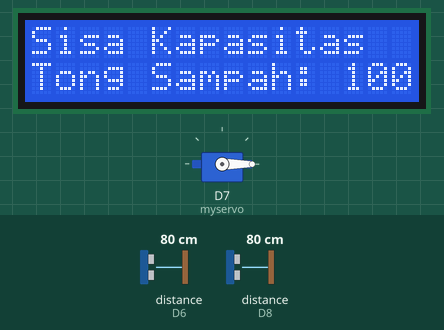
Simulated run of this sketch. Board: ESP8266 (NodeMCU). On the bench: 16×2 character LCD, servo. Wiring (inferred from the names in the program): 2 × ultrasonic range finder: trigger D4, echo D8 / trigger D5, echo D6. The test bench sets the inputs (shaded band); at power-on: distance to the obstacle (sensors on D8, D6) 80 cm. The echo pulse lasts 58.3 µs per cm; WiFi joins after 1.5 s; servers stay silent unless stated; the audio player accepts every command and is not drawn; what the sketch prints to the serial monitor is not drawn.

Above: at 3.2 s.
3.3 s: distance to the obstacle (sensor on D8) set to 13 cm
4.9 s: distance to the obstacle (sensor on D8) set to 10 cm
At 6.7 s:
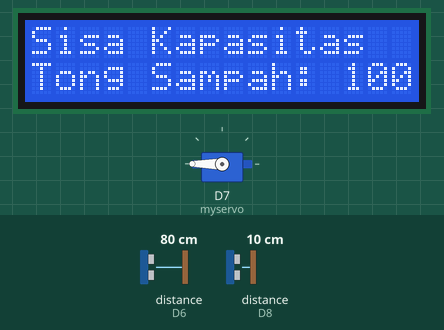
Timing chart, 0 to 8.2 s (numbered marks = the images above; inputs shaded):
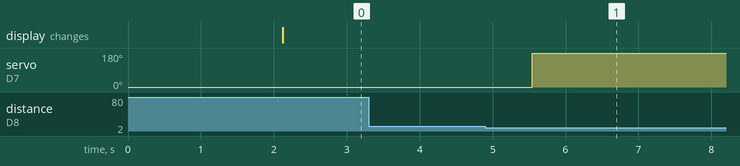

Measured:
- the behaviour switches between 12 and 11 cm on distance to the obstacle (sensor on D8) (found by bisection; images 0 and 1)
- after the input at 3.3 s, every drawn part: stays the same
- after the input at 4.9 s, servo on D7 (myservo): 0° → 180° after 0.64 s

The sketch:

Final-Project-Indobot-Academy.ino
```cpp
#include <Servo.h>
#include <SoftwareSerial.h>
#include <DFRobotDFPlayerMini.h>
#include <Wire.h>
#include <LiquidCrystal_I2C.h>
#include <ESP8266WiFi.h>
#include <FirebaseESP8266.h>
#include <WiFiManager.h>         // https://github.com/tzapu/WiFiManager

// Sensor ultrasonik 1
const int trigPin1 = D4; // Trigger pin untuk sensor 1
const int echoPin1 = D8; // Echo pin untuk sensor 1

// Sensor ultrasonik 2
const int trigPin2 = D5; // Trigger pin untuk sensor 2
const int echoPin2 = D6; // Echo pin untuk sensor 2

// DFPlayer setup
SoftwareSerial mySoftwareSerial(D2, D1); // RX, TX
DFRobotDFPlayerMini myDFPlayer;

// LCD setup
LiquidCrystal_I2C lcd(0x27, 16, 2); // I2C address 0x27

long duration1;
int US1;
long duration2;
int US2;

#define MAX_DISTANCE 50
Servo myservo;

// Isikan sesuai pada Firebase
#define FIREBASE_HOST "proyek-akhir-7d1ac-default-rtdb.firebaseio.com"
#define FIREBASE_AUTH "8HIRc32AbTvQ4mfryPL4cLvcUlzfMGR4gSK4DuCt"

// Mendeklarasikan objek data dari FirebaseESP8266
FirebaseData firebaseData;
FirebaseAuth auth;
FirebaseConfig config;

void setup_wifi() {
    // WiFi.mode(WIFI_STA); // explicitly set mode, esp defaults to STA+AP
    // it is a good practice to make sure your code sets wifi mode how you want it.

    // put your setup code here, to run once:
    //Serial.begin(115200);

    //WiFiManager, Local intialization. Once its business is done, there is no need to keep it around
    WiFiManager wm;

    // reset settings - wipe stored credentials for testing
    // these are stored by the esp library
    // wm.resetSettings();

    // Automatically connect using saved credentials,
    // if connection fails, it starts an access point with the specified name ( "AutoConnectAP"),
    // if empty will auto generate SSID, if password is blank it will be anonymous AP (wm.autoConnect())
    // then goes into a blocking loop awaiting configuration and will return success result

    bool res;
    // res = wm.autoConnect(); // auto generated AP name from chipid
    // res = wm.autoConnect("AutoConnectAP"); // anonymous ap
    res = wm.autoConnect("WISEBIN.CO","indobotacademy"); // password protected ap

    if(!res) {
        Serial.println("Failed to connect");
        // ESP.restart();
    }
    else {
        //if you get here you have connected to the WiFi
        Serial.println("connected...yeey :)");
    }

}

void setup() {
  Serial.begin(115200);
  //********** CHANGE PIN FUNCTION  TO GPIO **********
  //GPIO 1 (TX) swap the pin to a GPIO.
  pinMode(1, FUNCTION_3);
  //GPIO 3 (RX) swap the pin to a GPIO.
  pinMode(3, FUNCTION_3);
  //***
  Wire.begin(3,1);
  lcd.init();
  lcd.backlight();
  // Set up ultrasonic sensor pins
  pinMode(trigPin1, OUTPUT);
  pinMode(echoPin1, INPUT);
  pinMode(trigPin2, OUTPUT);
  pinMode(echoPin2, INPUT);
  myservo.attach(D7);
  myservo.write(0);
  mySoftwareSerial.begin(9600);
    if (!myDFPlayer.begin(mySoftwareSerial)) {
      Serial.println("Unable to begin:");
      Serial.println("1. Please recheck the connection!");
      Serial.println("2. Please insert the SD card!");
      while (true); // Stop execution
    }
    myDFPlayer.volume(30);

  Serial.println("Setup Complete");
  setup_wifi();

  // Konfigurasi Firebase
  config.host = FIREBASE_HOST;
  config.signer.tokens.legacy_token = FIREBASE_AUTH;

  Firebase.reconnectWiFi(true);
  Firebase.begin(&config, &auth);
}

void loop() {
  // Read ultrasonic sensor 1
  digitalWrite(trigPin1, LOW);
  delayMicroseconds(2);
  digitalWrite(trigPin1, HIGH);
  delayMicroseconds(10);
  digitalWrite(trigPin1, LOW);
  duration1 = pulseIn(echoPin1, HIGH);
  US1 = duration1 * 0.034 / 2;

  // Read ultrasonic sensor 2
  digitalWrite(trigPin2, LOW);
  delayMicroseconds(2);
  digitalWrite(trigPin2, HIGH);
  delayMicroseconds(10);
  digitalWrite(trigPin2, LOW);
  duration2 = pulseIn(echoPin2, HIGH);
  US2 = duration2 * 0.034 / 2;

  // Cap US2 at MAX_DISTANCE
  if (US2 > MAX_DISTANCE) {
    US2 = MAX_DISTANCE;
  }

  // Calculate percentage
  int persentase = (US2 / (float)MAX_DISTANCE) * 100;

  // Print readings to Serial Monitor for debugging
  /*Serial.print("Jarak S/ensor 1: ");
  Serial.print(US1);
  Serial.println(" cm");
  Serial.print("Jarak Sensor 2: ");
  Serial.print(US2);
  Serial.println(" cm");
  Serial.print("Sisa Kapasitas: ");
  Serial.print(persentase);
  Serial.println("%");*/

  lcd.clear();
  lcd.setCursor(0, 0);
  lcd.print("Sisa Kapasitas");
  lcd.setCursor(0, 1);
  lcd.print("Tong Sampah: ");
  lcd.print(persentase);
  lcd.print("%");

  // Create buffer to store percentage
  char percentageBuffer[7];
  snprintf(percentageBuffer, sizeof(percentageBuffer), "%3d%%", persentase);
  lcd.print(percentageBuffer);   // Print percentage on the LCD

  // Kontrol servo berdasarkan pembacaan sensor US1 dan kirim data Firebase
  if (Firebase.setInt(firebaseData, "/Data/Sisa Kapasitas Tong Sampah", persentase) &&
      Firebase.setInt(firebaseData, "/Data/Jarak Ultrasonik 1", US1)) {

      Serial.print("Sampah: ");
      Serial.println(US1);

      Serial.print("Kapasitas: ");
      Serial.print(persentase);
      Serial.println("%");

      // Memposisikan servo berdasarkan nilai sensor US1 jika persentase > 10
      if (persentase > 10) {
          if (US1 <= 10) {
              myservo.write(180);
              myDFPlayer.play(4);
              delay(5000);
              myDFPlayer.play(1);
              delay(5000);
          } else {
              myservo.write(0);
          }
      } else if (US1 <= 10 && persentase < 10) {
          myservo.write(0);
          myDFPlayer.play(3);
          delay(5000);
      } else {
          myservo.write(0);
      }

      Serial.println("Jarak ultrasonik 1 dan Kapasitas Tong Sampah terkirim");
  } else {
      Serial.println("Data tidak terkirim");
      Serial.print("Alasan: ");
      Serial.println(firebaseData.errorReason());
  }

  // Delay before next loop iteration
  delay(100); // Increase delay to 1 second for readability
}
```
